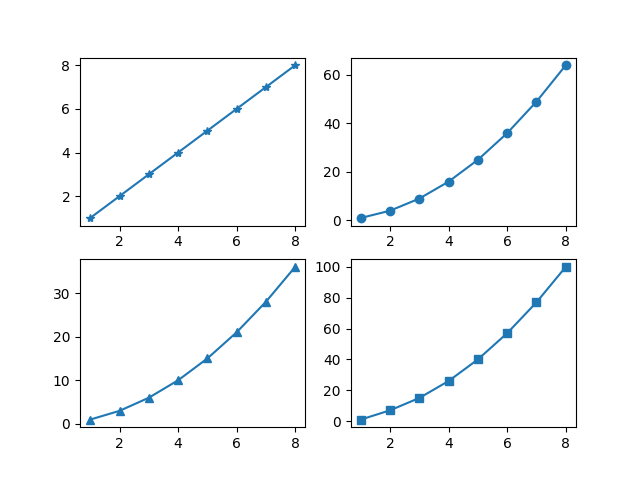

Here is the Python script that generated this plot:
import matplotlib.pyplot as plt

data1 = [1, 2, 3, 4, 5, 6, 7, 8]
data2 = [1, 4, 9, 16, 25, 36, 49, 64]
data3 = [1, 3, 6, 10, 15, 21, 28, 36]
data4 = [1, 7, 15, 26, 40, 57, 77, 100]
seq = [1, 2, 3, 4, 5, 6, 7, 8]
plt.subplot(2, 2, 1)
plt.plot(seq, data1, '-*')
plt.subplot(2, 2, 2)
plt.plot(seq, data2, '-o')
plt.subplot(2, 2, 3)
plt.plot(seq, data3, '-^')
plt.subplot(2, 2, 4)
plt.plot(seq, data4, '-s')
plt.show()
